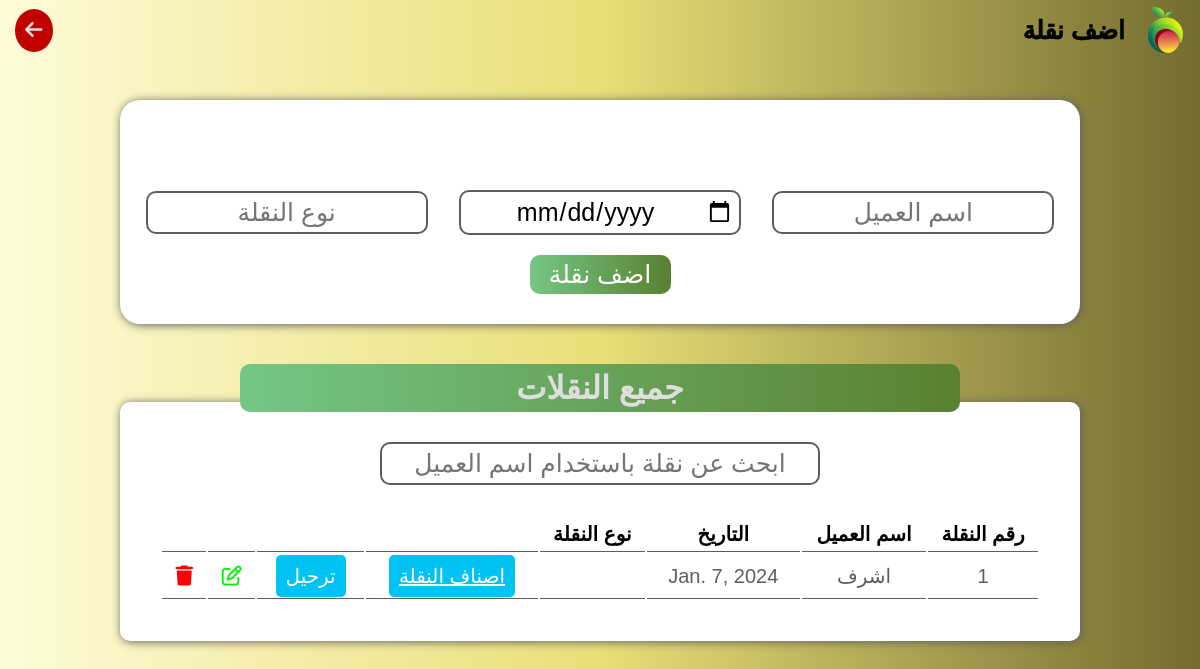
The page /addcontainer on the database its author committed.
### user/models.py (models this page shows, shortened)
class Container(models.Model):
    supplier = models.ForeignKey(Supplier, on_delete=models.SET_NULL, null=True)
    date = models.DateField()
    type = models.CharField(max_length=30, default='عمولة')
    num_sold_items = models.PositiveIntegerField(null=True)
    num_not_sold_items = models.PositiveIntegerField(null=True)

class Supplier(models.Model):
    name = models.CharField(max_length=30)
    place = models.CharField(max_length=70, default='غير محدد')
    date = models.DateField(default=timezone.now().date())
    type = models.CharField(max_length=30, default='عمولة')
    his_money = models.DecimalField(max_digits=10, decimal_places=2, default=0)
    on_him_money = models.DecimalField(max_digits=10, decimal_places=2,default=0)
    total = models.DecimalField(max_digits=10, decimal_places=2, blank=True, null=True)
    num_of_containers = models.PositiveIntegerField(default=0)
    @property
    def total(self):
        return self.his_money - self.on_him_money
    @property
    def num_of_containers(self):
        return self.container_set.count()

### user/views.py (the view, shortened to what this page needs)
# urls.py: path('addcontainer',views.add_container, name='addcontainer' ),
def add_container(request):
    container = Container.objects.all()
    context = {'container':container}
    containers = Container.objects.all()
    context = {'containers': containers}
    return render(request, 'add.html', context)

### templates/add.html (shortened to what this page needs)
{% load static %}
<!DOCTYPE html>
<html lang="en">
<head>
    <link rel="stylesheet" href="https://cdnjs.cloudflare.com/ajax/libs/font-awesome/6.5.1/css/all.min.css" />
    <link rel="stylesheet" href="{% static "css/main.css" %}">
</head>
<body>
    <header>
        <div class="main">
            <img src="{% static "images/logo.png" %}" alt="">
            <h1>اضف نقلة</h1>
        </div>
        <a href="#" onclick="goBack()"><i class="fa-solid fa-arrow-left"></i></a>
    </header>
    <div class="addnewcar">
        <form method="POST" class="addcar" action="{% url "addcontainer" %}">
            <ul class="messages">
            </ul>
            <div>
                <input name='supplier' type="text" placeholder="اسم العميل">
                <input name='date' type="date" placeholder="التاريخ">
                <input name='type' type="text" placeholder="نوع النقلة">
            </div>
            <button class="addbtn">اضف نقلة</button>
        </form>
        <div class="title">
            <h1>جميع النقلات</h1>
        </div>
        <div class="table">
            <input id="searchbar" type="text" placeholder="ابحث عن نقلة باستخدام اسم العميل">
            <table>
                <thead>
                    <tr>
                        <th>رقم النقلة</th>
                        <th>اسم العميل</th>
                        <th>التاريخ</th>
                        <th>نوع النقلة</th>
                        <th></th>
                        <th></th>
                        <th></th>
                        <th></th>
                    </tr>
                </thead>
                <tbody id="tablebody">
                    <tr>
                        {% for container in containers  %}
                        <td>{{container.id}}</td>
                        <td>{{container.supplier.name}}</td>
                        <td>{{container.date}}</td>
                        <td>{{container.type}}</td>
                        <td><a href="{% url "containeritems" container.id %}" class="type" id="addkind">اصناف النقلة</a></td>
                        <td><a style="text-decoration: none;" href="{% url "sellcar" %}" class="type" id="sellbtn">ترحيل</a></td>
                        <td><a href="{% url "containerupdate" container.id %}" id="editcar" class="btn" style="color: #00F000;"><i class="fa-regular fa-pen-to-square"></i></a></td>
                        <td><a href="{% url "containerdelete" container.id %}" id="deletecar" class="btn"  style="color: #FF0000;" ><i class="fa-solid fa-trash"></i></a></td>
                    </tr>
                    {% endfor %}
                </tbody>
            </table>
        </div>
    </div>
</body>
</html>

### _project/static/css/main.css (style rules this page uses)
* { padding: 0; margin: 0; box-sizing: border-box; font-family: Arial, Helvetica, sans-serif; }
body { min-height: 100vh; display: flex; align-items: center; flex-direction: column; background: linear-gradient(270deg,#726c30,#e8df77,#FEFBD8); }
header { display: flex; justify-content: space-between; align-items: center; direction: rtl; flex-direction: row; width: 100%; z-index: 103; padding: 5px 15px; background: linear-gradient(270deg,#726c30,#e8df77,#FEFBD8); }
header a { text-decoration: none; color: #dedede; background-color: #c10000; padding: 10px; font-size: 20px; border-radius: 50%; transition: 0.5s ease; }
header h1,header h2 { font-size: 25px;color: #040404;-webkit-text-stroke:0.5px #040404; }
header div { display: flex; align-items: center; gap: 20px; color: #fff; }
header img { width: 40px; }
.addnewcar,.todayscar { width: 100%; height: 100vh; display: flex; align-items:center; flex-direction: column; }
.addcar { direction: rtl; width: 80%; margin: 40px; padding: 30px 10px; display: flex; align-items: center; justify-content: space-around; flex-direction: column; gap: 20px; background-color: #fff; border-radius: 20px; box-shadow: 1px 1px 10px #625D5D; }
.addcar div { justify-content: space-around; width: 100%; display: flex; align-items: center; }
.addcar input,.addcar select { width: 30%; text-align: center; font-size: 25px; padding: 5px; border-radius: 10px; outline: none; border: 2px solid #625D5D; }
.addcar button { width: 15%; font-size: 25px; padding: 5px; color: #fff; background:linear-gradient(270deg,#5A8030,#74C785); border: none; border-radius: 10px; transition: 0.5s ease; cursor: pointer; }
.title { width: 60%; text-align: center; background: linear-gradient(270deg,#5A8030,#74C785); padding: 5px; border-radius: 10px; color: #dedede; z-index: 100; }
.table { margin: -10px; width: 80%; display: flex; justify-content: center; align-items: center; flex-direction: column; direction: rtl; background-color: #fff; padding: 40px; border-radius: 10px; box-shadow: 1px 1px 10px #625D5D; }
.table input { width: 50%; text-align: center; font-size: 25px; padding: 5px; outline: none; border-radius: 10px; border: 2px solid #625D5D; margin-bottom: 30px; }
.table table { width: 100%; text-align: center; }
.table table th { font-size: 20px; padding: 5px; border-bottom: 1px solid #625D5D; }
.table table td { font-size: 20px; border-bottom: 1px solid #625D5D; padding: 10px; color: #625D5D; }
.table table td .btn { border: none; background-color: transparent; font-size: 20px; }
.table table td .type { background-color: rgb(72, 72, 255); border: none; padding: 10px; font-size: 20px; color: #fff; border-radius: 5px; cursor: pointer; transition: 0.5s ease-in; }
.table table td,.window table td { font-size: 20px; border-bottom: 1px solid #625D5D; padding: 10px; color: #625D5D; }
.table table td .btn,.window table td .btn { border: none; background-color: transparent; font-size: 20px; cursor: pointer; }
.table table td .type,.sellingbtn { border: none; padding: 10px; font-size: 20px; color: #fff; border-radius: 5px; cursor: pointer; transition: 0.5s ease-in; background-color:#00C2F4; }
.messages { list-style-type: none; padding: 10px; margin: 10px 0; }

### rows shown on the page
Container: id "1", supplier.name "اشرف", date "Jan. 7, 2024"
